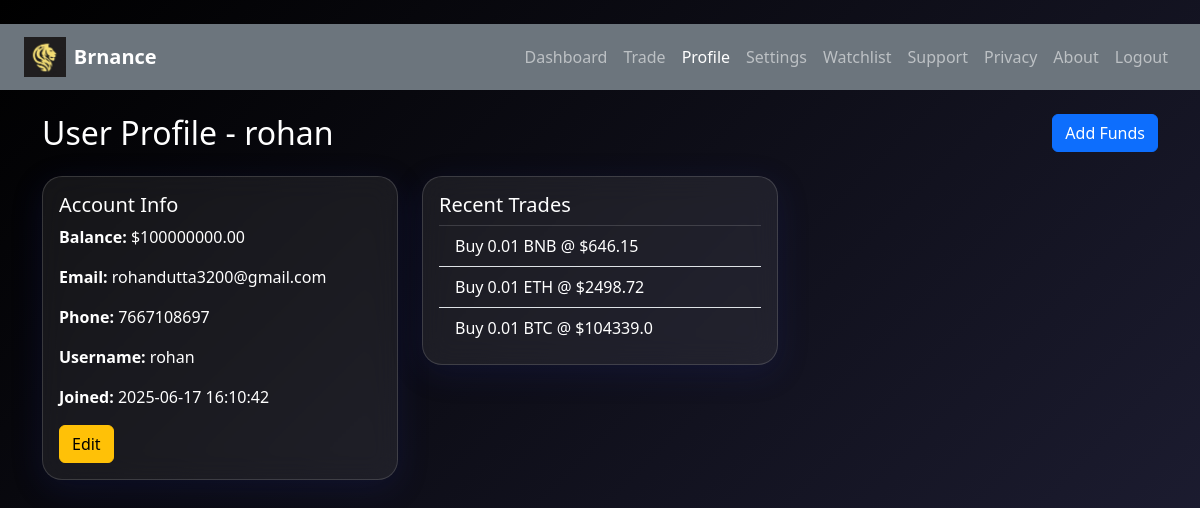
The page /profile (signed in) on the database as committed earlier.
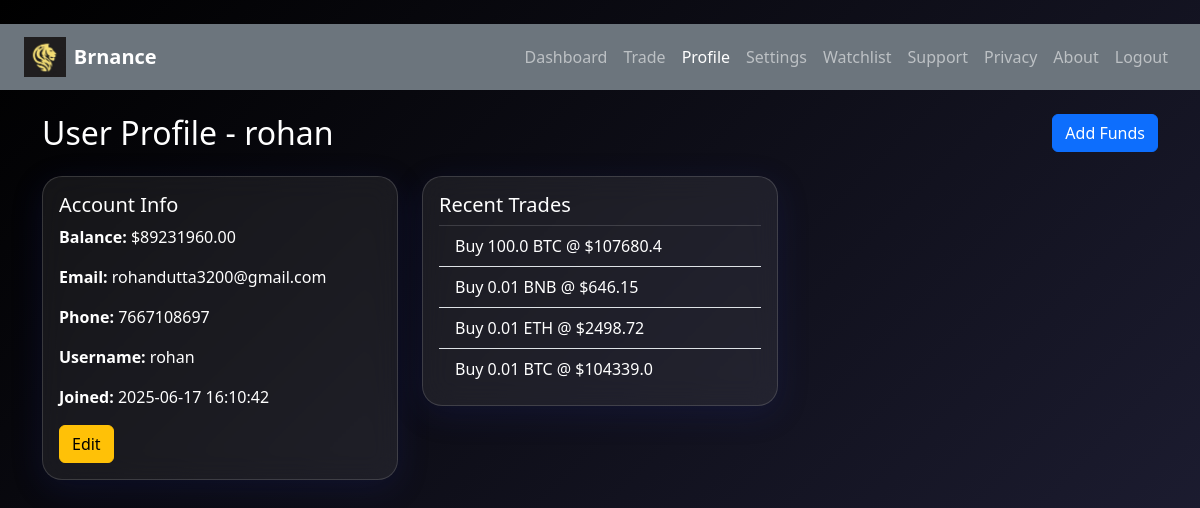
The same page on the database as committed later.
### tables this page shows
CREATE TABLE users (
            id INTEGER PRIMARY KEY AUTOINCREMENT,
            username TEXT UNIQUE,
            email TEXT,
            phone TEXT,
            password TEXT,
            email_verified INTEGER,
            phone_verified INTEGER,
            balance INTEGER,
            created_at TEXT DEFAULT CURRENT_TIMESTAMP
        );

CREATE TABLE trades (
            id INTEGER PRIMARY KEY AUTOINCREMENT,
            username TEXT,
            action TEXT,
            coin TEXT,
            amount REAL,
            price REAL,
            total REAL
        );

### app.py (the view)
@app.route('/profile')
def profile():
    try:
        if 'user' not in session:
            return redirect(url_for('login'))
        username = session['user']
        with sqlite3.connect("database.db") as conn:
            cursor = conn.cursor()
            user = cursor.execute("SELECT username, email, phone, created_at, balance FROM users WHERE username = ?", (username,)).fetchone()
            trades = cursor.execute("SELECT * FROM trades WHERE username = ? ORDER BY id DESC LIMIT 5", (username,)).fetchall()
        if user:
            user_data = {
                "username": user[0],
                "email": user[1],
                "phone": user[2],
                "created_at": user[3],
                "balance": user[4],
                "recent_trades": trades
            }
            return render_template("profile.html", user=user_data)
        else:
            return render_template('invalid.html')
    except Exception as e:
        print(str(e))
        pass

### templates/profile.html (shortened to what this page needs)
<!DOCTYPE html>
<html lang="en">
<head>
    <link href="https://cdn.jsdelivr.net/npm/bootstrap@5.3.0/dist/css/bootstrap.min.css" rel="stylesheet">
    <link rel="stylesheet" href="{{ url_for('static', filename='style.css') }}">
</head>
<body class="bg-dark text-white">
    <div id="particles-js"></div>
    <nav class="navbar navbar-expand-lg navbar-dark bg-secondary px-4">
        <a class="navbar-brand d-flex align-items-center" href="/dashboard">
            <img src="{{ url_for('static', filename='logo.jpg') }}" alt="Logo" height="40" class="me-2">
            <strong>Brnance</strong>
        </a>
        <div class="collapse navbar-collapse justify-content-end" id="navbarContent">
            <ul class="navbar-nav">
                <li class="nav-item">
                    <a class="nav-link" href="/dashboard">Dashboard</a>
                </li>
                <li class="nav-item">
                    <a class="nav-link" href="/trade">Trade</a>
                </li>
                <li class="nav-item"><a class="nav-link  active" href="/profile">Profile</a></li>
                <li class="nav-item">
                    <a class="nav-link" href="/settings">Settings</a>
                </li>
                <li class="nav-item"><a class="nav-link" href="/watchlist">Watchlist</a></li>
                <li class="nav-item"><a class="nav-link" href="/support">Support</a></li>
                <li class="nav-item"><a class="nav-link" href="/privacy">Privacy</a></li>
                <li class="nav-item"><a class="nav-link" href="/about">About</a></li>
                <li class="nav-item">
                    <a class="nav-link" href="/logout">Logout</a>
                </li>
            </ul>
        </div>
    </nav>
    <div class="container mt-4">
        <div class="d-flex justify-content-between align-items-center mb-4">
            <h2 class="mb-0">User Profile - {{ user.username }}</h2>
            <a href="{{ url_for('add_funds') }}" class="btn btn-primary">Add Funds</a>
        </div>
        <div class="row g-4">
            <div class="col-md-4">
                <div class="card p-3 text-white">
                    <h5 class="card-title">Account Info</h5>
                    <div id="viewMode">
                        <p><strong>Balance:</strong> ${{ "%.2f"|format(user.balance) }}</p>
                        <p><strong>Email:</strong> <span id="viewEmail">{{ user.email }}</span></p>
                        <p><strong>Phone:</strong> <span id="viewPhone">{{ user.phone }}</span></p>
                        <p><strong>Username:</strong> <span id="viewUsername">{{ user.username }}</span></p>
                        <p><strong>Joined:</strong> {{ user.created_at }}</p>
                        <button class="btn btn-warning" onclick="toggleEdit(true)">Edit</button>
                    </div>
                </div>
            </div>
            <div class="col-md-4">
                <div class="card p-3 text-white">
                    <h5 class="card-title text-white">Recent Trades</h5>
                    {% if user.recent_trades %}
                    <ul class="list-group list-group-flush text-white">
                        {% for trade in user.recent_trades %}
                        <li class="list-group-item bg-transparent text-white">
                            {{ trade[2] | title }} {{ trade[4] }} {{ trade[3] }} @ ${{ trade[5] }}
                        </li>
                        {% endfor %}
                    </ul>
                    {% else %}
                    <p>No recent trades.</p>
                    {% endif %}
                </div>
            </div>
        </div>
    </div>
</body>
</html>

### static/style.css (style rules this page uses)
body { margin: 0; font-family: 'Segoe UI', sans-serif; color: white; background: linear-gradient(-45deg, #0f0c29, #302b63, #24243e, #000000); background-size: 400% 400%; animation: gradientShift 20s ease infinite; overflow-x: hidden; }
.card { background: rgba(255, 255, 255, 0.07); backdrop-filter: blur(14px); border: 1px solid rgba(255, 255, 255, 0.15); border-radius: 20px; box-shadow: 0 8px 32px rgba(31, 38, 135, 0.2); transition: transform 0.2s ease, box-shadow 0.2s ease; }
#particles-js { position: fixed; width: 100%; height: 100%; z-index: -1; top: 0; left: 0; }
body { font-family: 'Segoe UI', sans-serif; }
label, h5 { color: #f8f9fa; }

Rows that differ between the two databases and show on the page:
changed users "rohan": balance "100000000.00" → "89231960.00"
added trades: action "Buy", amount "100.0", coin "BTC", price "107680.4"
